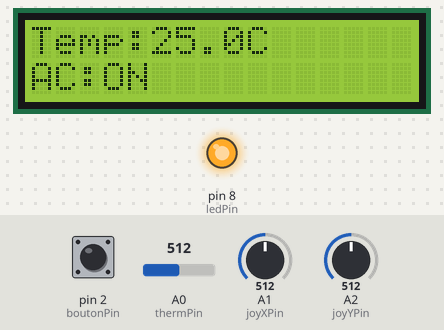
The sketch below on a simulated Arduino Uno, built with avr-gcc and run on an emulated ATmega328P. Parts: 16×2 character LCD, output pins drawn as LEDs (lit = HIGH). The inputs (shaded band) are chosen by the test bench; at power-on: A0 (thermPin) = 512, pin 2 (boutonPin) HIGH, A1 (joyXPin) = 512, A2 (joyYPin) = 512. What the sketch prints to the serial monitor is not drawn.

Above: at 3.6 s.
3.7 s: A0 (thermPin) set to 485
At 4.9 s:
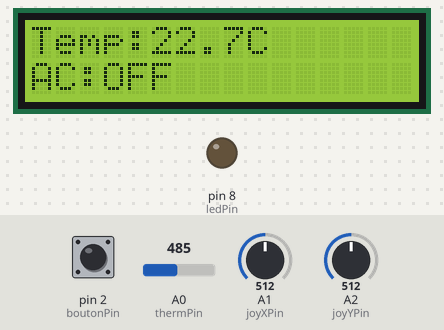
5.2 s: pin 2 (boutonPin) pulled LOW for 0.15 s
At 5.8 s:
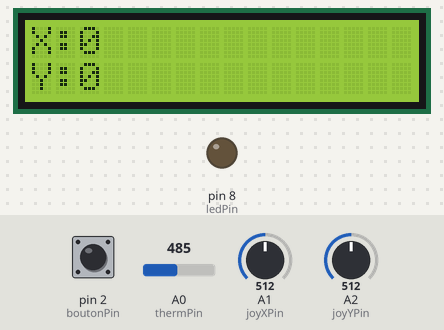
6.8 s: A1 (joyXPin) set to 610
At 6.96 s:
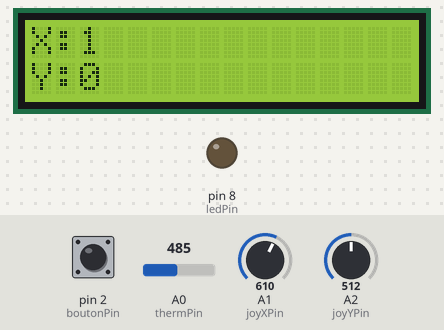
8.4 s: A2 (joyYPin) set to 610
At 8.56 s:
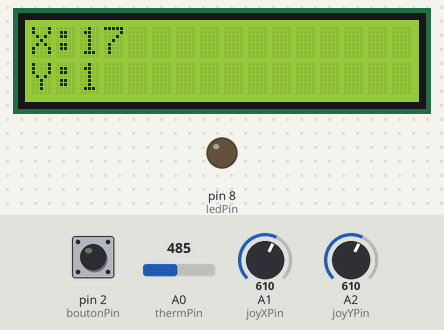
10.0 s: A0 (thermPin) set to 610
At 10.06 s:
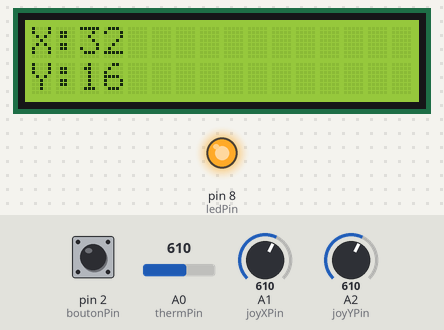
11.8 s: pin 2 (boutonPin) pulled LOW for 1 s
At 12.4 s:
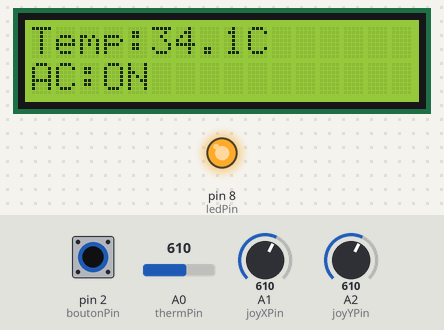
Timing chart, 0 to 14.8 s (numbered marks = the images above; inputs shaded):
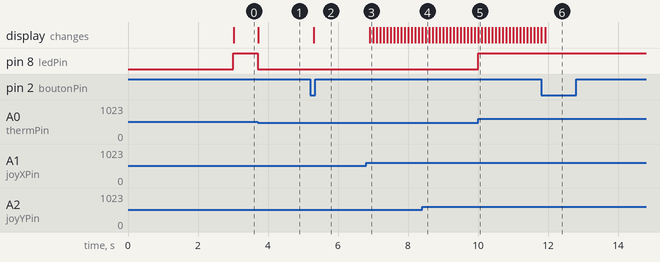

Measured:
- the behaviour switches between 501 and 500 on A0 (thermPin) (found by bisection; images 0 and 1)
- after the input at 3.7 s, pin 8 (ledPin): HIGH → LOW at once; the display: changes at once (image 1)
- after the input at 5.2 s, the display: changes after 0.11 s (image 2)
- after the input at 6.8 s, the display: changes after 0.11 s (image 3)
- after the input at 10.0 s, pin 8 (ledPin): LOW → HIGH at once
- after the input at 11.8 s, the display: first differs from a run without the input after 0.12 s (image 6)

The sketch:

0sx_labo_03.ino
```cpp
#include <LCD_I2C.h>

LCD_I2C lcd(0x27, 16, 2);

String nom = "JUSTE";
String numeroEtudiant = "6369240";
String deuxDerniers = "40";

const int thermPin = A0;
const int joyXPin = A1;
const int joyYPin = A2;
const int boutonPin = 2;
const int ledPin = 8;

bool affichage = 0;
int posX = 0;
int posY = 0;
bool clim = false;

bool ancienBouton = HIGH;

unsigned long tempsLCD = 0;
unsigned long tempsSerialPrint = 0;
unsigned long tempsPosition = 0;


byte symbole[8] = {
  B10100, B10100, B11100, B00100, B00111, B00101, B00101, B00111
};

float lireTemperature(int valAnalog) {
  float R1 = 10000;
  float logR2, R2, temp, tempCelcius;
  float c1 = 1.129148e-03, c2 = 2.34125e-04, c3 = 8.76741e-08;
  R2 = R1 * (1023.0 / (float)valAnalog - 1.0);
  logR2 = log(R2);
  temp = (1.0 / (c1 + c2 * logR2 + c3 * logR2 * logR2 * logR2));
  tempCelcius = temp - 273.15;
  return tempCelcius;
}

int estClic(unsigned long ct) {
  static unsigned long lastTime = 0;
  static int lastState = HIGH;
  const int rate = 50;
  int clic = 0;

  if (ct - lastTime < rate) {
    return clic;
  }
  lastTime = ct;
  int state = digitalRead(boutonPin);
  if (state == LOW) {
    if (lastState == HIGH) {
      clic = 1;
    }
  }
  lastState = state;
  return clic;
}

void setup() {
  pinMode(ledPin, OUTPUT);
  pinMode(boutonPin, INPUT_PULLUP);

  Serial.begin(115200);

  lcd.begin();
  lcd.backlight();
  lcd.createChar(0, symbole);

  lcd.clear();
  lcd.setCursor(0, 0);
  lcd.print(nom);

  lcd.setCursor(0, 1);
  lcd.write((byte)0);

  lcd.setCursor(14, 1);
  lcd.print(deuxDerniers);
}

void loop() {
  int delayStart = 3000;
  if (millis() < delayStart) {
    return;
  }
  int valTherm = analogRead(thermPin);
  float temperature = lireTemperature(valTherm);

  if (temperature > 25.0) {
    clim = true;
  } else if (temperature < 24.0) {
    clim = false;
  }

  digitalWrite(ledPin, clim ? HIGH : LOW);

  if (estClic(millis())) {
    affichage = !affichage;
  }

  int valX = analogRead(joyXPin);
  int valY = analogRead(joyYPin);
  int readDelay = 100;
  if (millis() - tempsPosition >= readDelay) {
    tempsPosition = millis();

    if (valX < 400) {
      posX--;
    } else if (valX > 600) {
      posX++;
    }

    if (valY < 400) {
      posY--;
    } else if (valY > 600) {
      posY++;
    }

    if (posX > 100) posX = 100;
    if (posX < -100) posX = -100;
    if (posY > 100) posY = 100;
    if (posY < -100) posY = -100;
  }

  int lcdDelay = 100;
  if (millis() - tempsLCD >= lcdDelay) {

    tempsLCD = millis();

    lcd.clear();

    if (affichage == 0) {

      lcd.setCursor(0, 0);
      lcd.print("Temp:");
      lcd.print(temperature, 1);
      lcd.print("C");

      lcd.setCursor(0, 1);
      lcd.print("AC:");
      if (clim) {
        lcd.print("ON");
      } else {
        lcd.print("OFF");
      }
    } else {
      lcd.setCursor(0, 0);
      lcd.print("X:");
      lcd.print(posX);

      lcd.setCursor(0, 1);
      lcd.print("Y:");
      lcd.print(posY);
    }
  }

  int printDelay = 1000;
  if (millis() - tempsSerialPrint >= printDelay) {

    tempsSerialPrint = millis();

    int valX = map(valX, 0, 1023, -100, 100);
    int valY = map(valY, 0, 1023, -100, 100);
    Serial.print("etd:");
    Serial.print(numeroEtudiant);
    Serial.print(",x:");
    Serial.print(valX);
    Serial.print(",y:");
    Serial.print(valY);
    Serial.print(",sys:");
    Serial.println(clim ? 1 : 0);
  }
}
```
